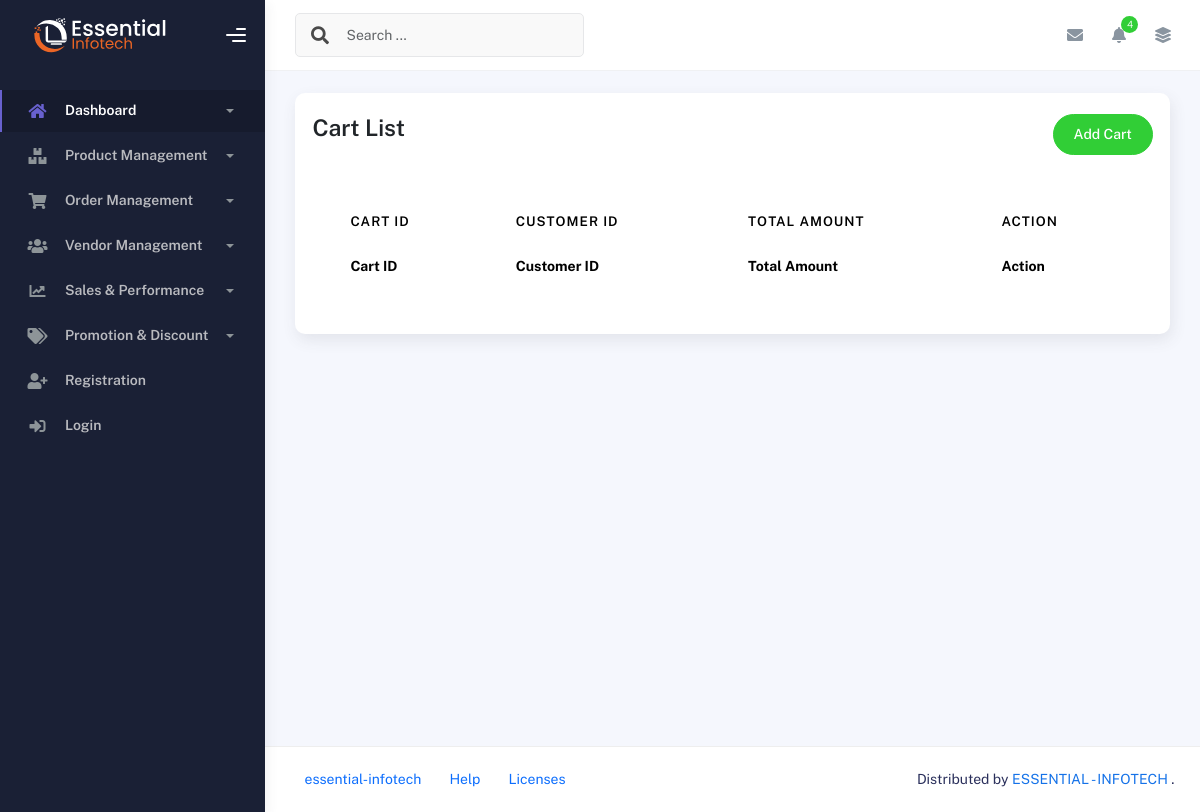
Page /order-management/cart/ on the earlier database version.
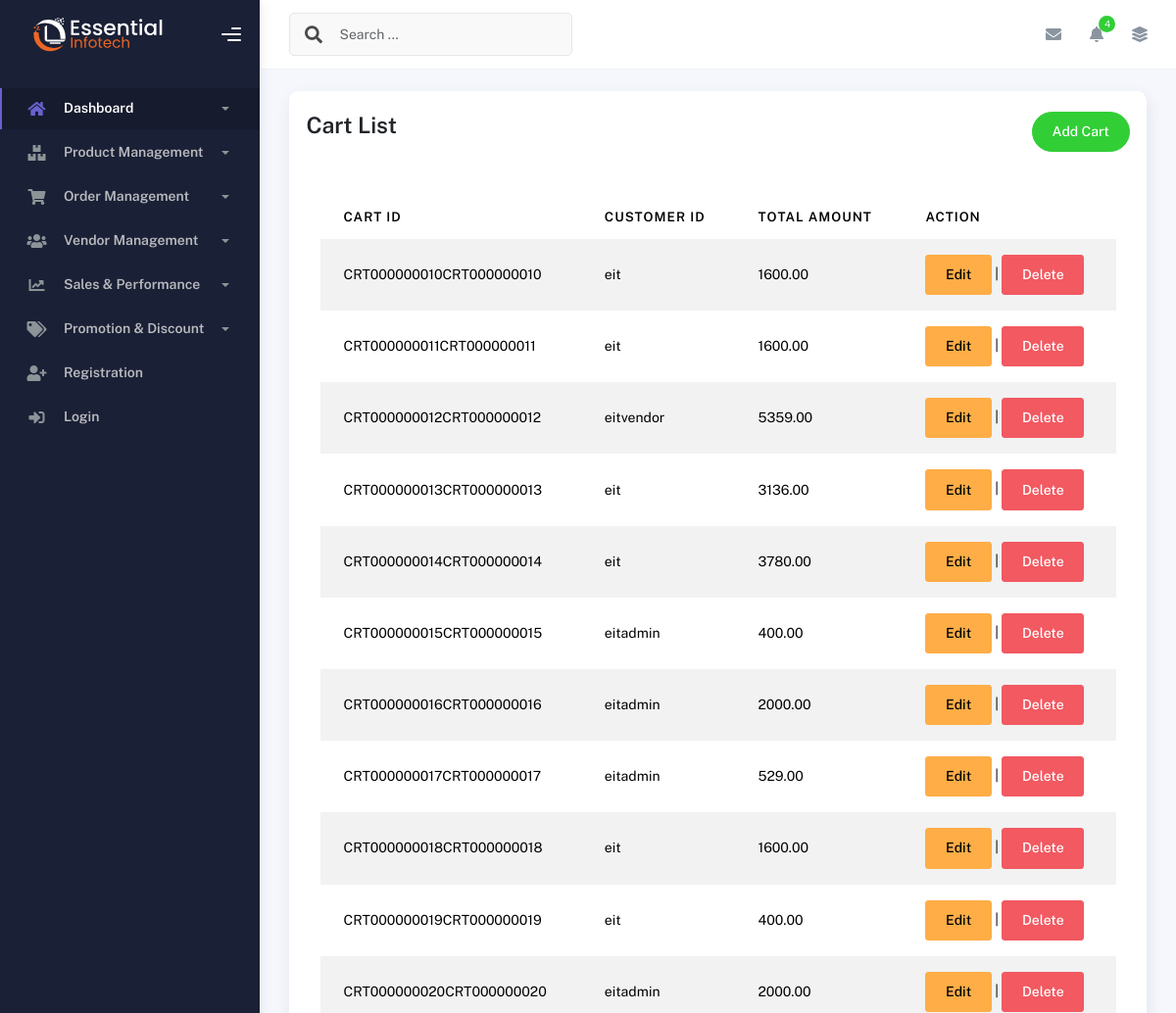
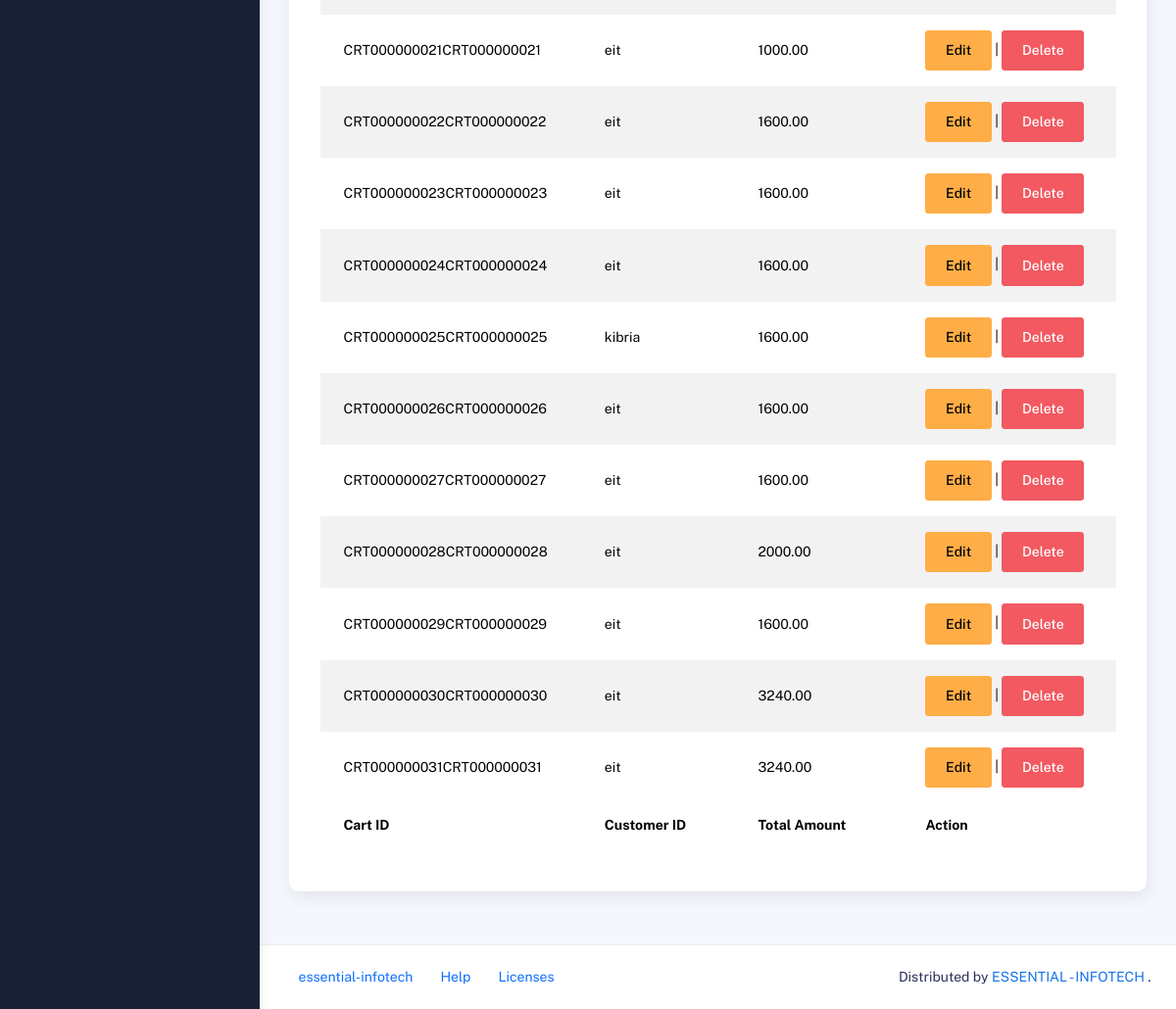
Same page on the later database version (2 pictures, top to bottom).
### order_management/models.py (models this page shows, shortened)
class Cart(models.Model):
    cart_id = models.CharField(max_length=15, unique=True, blank=True)
    customer_id = models.ForeignKey(settings.AUTH_USER_MODEL, on_delete=models.CASCADE)
    total_amount = models.DecimalField(max_digits=10, decimal_places=2, default=0.00)

### accounts/models.py (models this page shows, shortened)
class User(AbstractUser):
    ROLE_CHOICES = (
        ('admin', 'Admin'),
        ('vendor', 'Vendor'),
        ('customer', 'Customer'),
    )
    STATUS_CHOICES = (
        ('active', 'Active'),
        ('inactive', 'Inactive'),
    )
    first_name = models.CharField(max_length=255, null=True, blank=True)
    last_name = models.CharField(max_length=255, null=True, blank=True)
    email = models.EmailField(unique=True)
    role = models.CharField(max_length=10, choices=ROLE_CHOICES, default='customer')
    status = models.CharField(max_length=10, choices=STATUS_CHOICES, default='active')
    phone = models.CharField(max_length=15, null=True, blank=True)
    address = models.TextField(null=True, blank=True)
    photo = models.ImageField(upload_to='profile_photos/', null=True, blank=True)  # Profile photo
    email_verified_at = models.DateTimeField(null=True, blank=True)  # Track email verification time
    remember_token = models.CharField(max_length=100, null=True, blank=True)  # Custom remember me token
    created_at = models.DateTimeField(auto_now_add=True)  # Automatically set at creation
    updated_at = models.DateTimeField(auto_now=True)  # Automatically updated when saved
    USERNAME_FIELD = 'email'  # Use email instead of username for login
    REQUIRED_FIELDS = ['username']  # Username is required for creating a superuser

### order_management/views.py (the view)
# urls.py: path('cart/', cart_list, name='cart-list'),
def cart_list(request):
    cart = Cart.objects.all()
    context = {
        'cart': cart,
    }
    return render(request, 'order_management/cart.html', context)

### templates/order_management/cart.html (shortened to what this page needs)
{% extends 'base.html' %}
{% block content %}
    <div class="container">
        <div class="page-inner">
            <div class="row">
                <div class="col-md-12">
                    <div class="card p-3">
                        <div class="page-header d-flex justify-content-between p-1">
                            <h3 class="fw-bold mb-3">Cart List</h3>
                            <a href="{% url 'cart-form' %}" class="btn btn-success btn-round ms-auto text-white" style="text-decoration: none;">
                                Add Cart
                            </a>
                        </div>
                        <div class="card-body">
                            <div class="table-responsive">
                                <table id="multi-filter-select" class="display table table-striped table-hover">
                                    <thead>
                                        <tr>
                                          <th>Cart ID</th>
                                          <th>Customer ID</th>
                                          <th>Total Amount</th>
                                          <th>Action</th>
                                        </tr>
                                      </thead>
                                    <tfoot>
                                        <tr>
                                            <th>Cart ID</th>
                                            <th>Customer ID</th>
                                            <th>Total Amount</th>
                                            <th>Action</th>
                                        </tr>
                                    </tfoot>
                                    <tbody>
                                        {% for cart in cart %}
                                        <tr>
                                            <td><a href="{% url 'cart-detail' cart.pk  %}" class="text-black">{{ cart.cart_id }}</a>{{ cart.cart_id }}</td>
                                          <td>{{ cart.customer_id.username }}</td>
                                          <td>{{ cart.total_amount }}</td>
                                          <td>
                                            <a href="{% url 'cart-edit' cart.pk %}" class="btn btn-warning">Edit</a> |
                                            <form action="{% url 'cart-delete' cart.pk %}" method="POST" style="display: inline;" onsubmit="return confirm('Are you sure you want to delete this cart?');">
                                                <button type="submit" class="btn btn-danger">Delete</button>
                                            </form>
                                          </td>
                                        </tr>
                                        {% endfor %}
                                      </tbody>
                                </table>
                            </div>
                        </div>
                    </div>
                </div>
            </div>
        </div>
    </div>
{% endblock %}

### templates/base.html (shortened to what this page needs)
{% load static %}
<!DOCTYPE html>
<html lang="en">
  <head>
    <link rel="stylesheet" href="{% static 'css/bootstrap.min.css' %}"/>
    <link rel="stylesheet" href="{% static 'css/plugins.min.css' %}" />
    <link rel="stylesheet" href="{% static 'css/kaiadmin.min.css' %}"/>
    <link rel="stylesheet" href="{% static 'css/demo.css' %}" />
  </head>
  <body>
    <div class="wrapper">
      <div class="sidebar" data-background-color="dark">
        <div class="sidebar-logo">
          <div class="logo-header" data-background-color="dark">
            <a href="{% url 'dashboard' %}" class="logo">
              <img
                src="{% static 'img/kaiadmin/logo_light.svg' %}"
                alt="navbar brand"
                class="navbar-brand"
                height="100"
              />
            </a>
            <div class="nav-toggle">
              <button class="btn btn-toggle toggle-sidebar">
                <i class="gg-menu-right"></i>
              </button>
            </div>
          </div>
        </div>
        <div class="sidebar-wrapper scrollbar scrollbar-inner">
          <div class="sidebar-content">
            <ul class="nav nav-secondary">
              <li class="nav-item active">
                <a
                  data-bs-toggle="collapse"
                  href="#dashboard"
                  class="collapsed"
                  aria-expanded="false"
                >
                  <i class="fas fa-home"></i>
                  <p>Dashboard</p>
                  <span class="caret"></span>
                </a>
              </li>
              <li class="nav-item">
                <a
                  data-bs-toggle="collapse"
                  href="#productManagement"
                  class="collapsed"
                  aria-expanded="false"
                >
                  <i class="fas fa-boxes"></i>
                  <p>Product Management</p>
                  <span class="caret"></span>
                </a>
              </li>
              <li class="nav-item">
                <a
                  data-bs-toggle="collapse"
                  href="#orderManagement"
                  class="collapsed"
                  aria-expanded="false"
                >
                  <i class="fas fa-shopping-cart"></i>
                  <p>Order Management</p>
                  <span class="caret"></span>
                </a>
              </li>
              <li class="nav-item">
                <a
                  data-bs-toggle="collapse"
                  href="#vendorManagement"
                  class="collapsed"
                  aria-expanded="false"
                >
                  <i class="fas fa-users"></i>
                  <p>Vendor Management</p>
                  <span class="caret"></span>
                </a>
              </li>
              <li class="nav-item">
                <a
                  data-bs-toggle="collapse"
                  href="#salesPerformance"
                  class="collapsed"
                  aria-expanded="false"
                >
                  <i class="fas fa-chart-line"></i>
                  <p>Sales & Performance</p>
                  <span class="caret"></span>
                </a>
              </li>
              <li class="nav-item">
                <a
                  data-bs-toggle="collapse"
                  href="#promotionDiscount"
                  class="collapsed"
                  aria-expanded="false"
                >
                  <i class="fas fa-tags"></i>
                  <p>Promotion & Discount</p>
                  <span class="caret"></span>
                </a>
              </li>
              <li class="nav-item">
                <a href="#">
                  <i class="fas fa-user-plus"></i>
                  <p>Registration</p>
                </a>
              </li>
              <li class="nav-item">
                <a href="#">
                  <i class="fas fa-sign-in-alt"></i>
                  <p>Login</p>
                </a>
              </li>
            </ul>
          </div>
        </div>
      </div>
      <div class="main-panel">
        <div class="main-header">
          <nav
            class="navbar navbar-header navbar-header-transparent navbar-expand-lg border-bottom"
          >
            <div class="container-fluid">
              <nav
                class="navbar navbar-header-left navbar-expand-lg navbar-form nav-search p-0 d-none d-lg-flex"
              >
                <div class="input-group">
                  <div class="input-group-prepend">
                    <button type="submit" class="btn btn-search pe-1">
                      <i class="fa fa-search search-icon"></i>
                    </button>
                  </div>
                  <input
                    type="text"
                    placeholder="Search ..."
                    class="form-control"
                  />
                </div>
              </nav>
              <ul class="navbar-nav topbar-nav ms-md-auto align-items-center">
                <li class="nav-item topbar-icon dropdown hidden-caret">
                  <a
                    class="nav-link dropdown-toggle"
                    href="#"
                    id="messageDropdown"
                    role="button"
                    data-bs-toggle="dropdown"
                    aria-haspopup="true"
                    aria-expanded="false"
                  >
                    <i class="fa fa-envelope"></i>
                  </a>
                </li>
                <li class="nav-item topbar-icon dropdown hidden-caret">
                  <a
                    class="nav-link dropdown-toggle"
                    href="#"
                    id="notifDropdown"
                    role="button"
                    data-bs-toggle="dropdown"
                    aria-haspopup="true"
                    aria-expanded="false"
                  >
                    <i class="fa fa-bell"></i>
                    <span class="notification">4</span>
                  </a>
                </li>
                <li class="nav-item topbar-icon dropdown hidden-caret">
                  <a
                    class="nav-link"
                    data-bs-toggle="dropdown"
                    href="#"
                    aria-expanded="false"
                  >
                    <i class="fas fa-layer-group"></i>
                  </a>
                </li>
              </ul>
            </div>
          </nav>
        </div>
        {% block content %}{% endblock %}
        <footer class="footer">
          <div class="container-fluid d-flex justify-content-between">
            <nav class="pull-left">
              <ul class="nav">
                <li class="nav-item">
                  <a class="nav-link" href="https://essential-infotech.com/">
                    essential-infotech
                  </a>
                </li>
                <li class="nav-item">
                  <a class="nav-link" href="#"> Help </a>
                </li>
                <li class="nav-item">
                  <a class="nav-link" href="#"> Licenses </a>
                </li>
              </ul>
            </nav>
            <div>
              Distributed by
              <a target="_blank" href="https://essential-infotech.com/">ESSENTIAL - INFOTECH
            </a>.
            </div>
          </div>
        </footer>
      </div>
    </div>
  </body>
</html>

Differences in the rows shown:
added Cart: cart_id "CRT000000010", customer_id.username "eit", total_amount "1600.00"
added Cart: cart_id "CRT000000011", customer_id.username "eit", total_amount "1600.00"
added Cart: cart_id "CRT000000012", customer_id.username "eitvendor", total_amount "5359.00"
added Cart: cart_id "CRT000000013", customer_id.username "eit", total_amount "3136.00"
added Cart: cart_id "CRT000000014", customer_id.username "eit", total_amount "3780.00"
added Cart: cart_id "CRT000000015", customer_id.username "eitadmin", total_amount "400.00"
added Cart: cart_id "CRT000000016", customer_id.username "eitadmin", total_amount "2000.00"
added Cart: cart_id "CRT000000017", customer_id.username "eitadmin", total_amount "529.00"
added Cart: cart_id "CRT000000018", customer_id.username "eit", total_amount "1600.00"
added Cart: cart_id "CRT000000019", customer_id.username "eit", total_amount "400.00"
added Cart: cart_id "CRT000000020", customer_id.username "eitadmin", total_amount "2000.00"
added Cart: cart_id "CRT000000021", customer_id.username "eit", total_amount "1000.00"
added Cart: cart_id "CRT000000022", customer_id.username "eit", total_amount "1600.00"
added Cart: cart_id "CRT000000023", customer_id.username "eit", total_amount "1600.00"
added Cart: cart_id "CRT000000024", customer_id.username "eit", total_amount "1600.00"
added Cart: cart_id "CRT000000025", customer_id.username "kibria", total_amount "1600.00"
added Cart: cart_id "CRT000000026", customer_id.username "eit", total_amount "1600.00"
added Cart: cart_id "CRT000000027", customer_id.username "eit", total_amount "1600.00"
added Cart: cart_id "CRT000000028", customer_id.username "eit", total_amount "2000.00"
added Cart: cart_id "CRT000000029", customer_id.username "eit", total_amount "1600.00"
added Cart: cart_id "CRT000000030", customer_id.username "eit", total_amount "3240.00"
added Cart: cart_id "CRT000000031", customer_id.username "eit", total_amount "3240.00"
